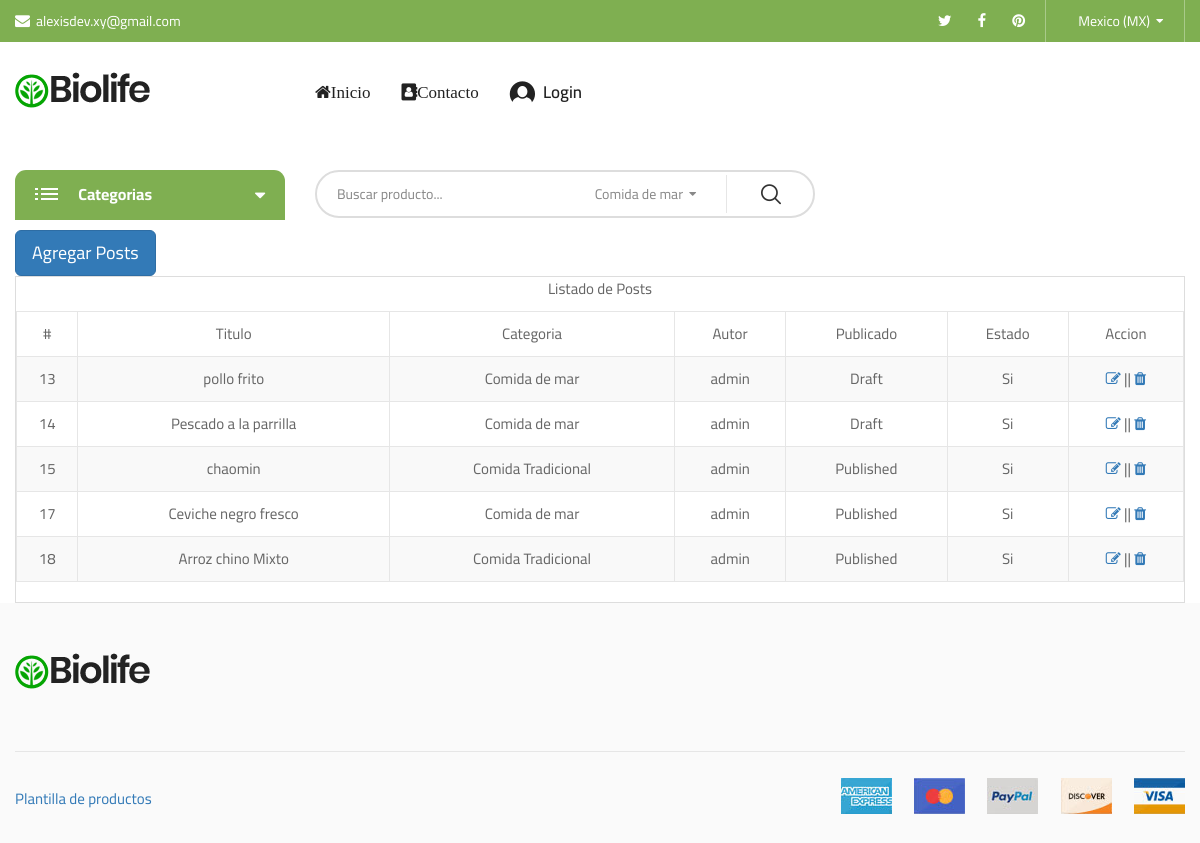
The app's page /dashboard/posts/ with its own data.
### blogs/models.py (models this page shows, shortened)
class Blog(models.Model):
    title = models.CharField(max_length=100)#
    slug = models.SlugField(max_length=150, unique=True, blank=True)
    category = models.ForeignKey(Category, on_delete=models.CASCADE)#
    author = models.ForeignKey(User, on_delete=models.CASCADE)
    feature_image = models.ImageField(upload_to='uploads/%Y/%m/%d')#
    short_description = models.TextField(max_length=500)#
    blog_body = models.TextField(max_length=2000)#
    status = models.TextField(max_length=20, choices=STATUS_CHOICES, default="Draft")
    is_featured = models.BooleanField(default=False)
    create_at = models.DateTimeField(auto_now_add=True)
    update_at = models.DateTimeField(auto_now=True)
    class Meta:
        verbose_name = 'Blog'
        verbose_name_plural = 'Blogs'

class Category(models.Model):
    categoria_name = models.CharField(max_length=50, unique=True)
    create_at = models.DateTimeField(auto_now_add=True)
    update_at = models.DateTimeField(auto_now=True)
    class Meta:
        verbose_name = 'Categoria'
        verbose_name_plural = 'Categorias'
    def __str__(self):
        return f'{self.categoria_name}'

### dashboard/views.py (the view)
# urls.py: path('posts/', views.posts, name='posts'),
def posts(request):
    posts = Blog.objects.all()
    context = {
        'posts': posts
    }
    return render(request, 'dashboard/posts/posts.html', context)

### blogs/context_processors.py (called while the page is built)
def get_categories(request):
    categories = Category.objects.all()
    return dict(categories=categories)

### templates/dashboard/posts/posts.html (shortened to what this page needs)
{% extends 'base.html' %}
{% load static %}
{% block content %}
<div class="container col-3">
    <div class="container">
        <a href="{% url 'agregar_posts' %}" class="btn btn-primary btn-lg">
            Agregar Posts
        </a>
    </div>
    <div class="table-bordered ">
        <p class=" text-center text-font-weight-bold">Listado de Posts</p>
        <div class="table-striped">
            <div class="table">
                <table class="table-striped table-hover">
                    <thead class="thead-dark">
                        <tr>
                            <th scope="col">#</th>
                            <th scope="col">Titulo</th>
                            <th scope="col">Categoria</th>
                            <th scope="col">Autor</th>
                            <th scope="col">Publicado</th>
                            <th scope="col">Estado</th>
                            <th scope="col">Accion</th>
                        </tr>
                    </thead>
                    <tbody>
                        {% for post in posts %}
                        <tr>
                            <th scope="row">{{post.id}}</th>
                            <td class="text-center">{{post.title}}</td>
                            <td class="text-center">{{post.category}}</td>
                            <td class="text-center">{{post.author}}</td>
                            <td class="text-center">{{post.status}}</td>
                            <td class="text-center">{% if post.is_featured %} Si {% else %} No {% endif%}</td>
                            <td><a href="{% url 'editar_posts' post.id %}"><i class="fa fa-pencil-square-o"></i></a> ||
                                <a href="{% url 'eliminar_posts' post.id %}"><i class="fa fa-trash"></i></a>
                            </td>
                        </tr>
                        {% endfor %}
                    </tbody>
                </table>
            </div>
        </div>
    </div>
</div>
{% endblock %}

### records on screen
Blog: id "13", title "pollo frito", category "Comida de mar", author "admin", status "Draft", is_featured "Si"
Blog: id "14", title "Pescado a la parrilla", category "Comida de mar", author "admin", status "Draft", is_featured "Si"
Blog: id "15", title "chaomin", category "Comida Tradicional", author "admin", status "Published", is_featured "Si"
Blog: id "17", title "Ceviche negro fresco", category "Comida de mar", author "admin", status "Published", is_featured "Si"
Blog: id "18", title "Arroz chino Mixto", category "Comida Tradicional", author "admin", status "Published", is_featured "Si"
